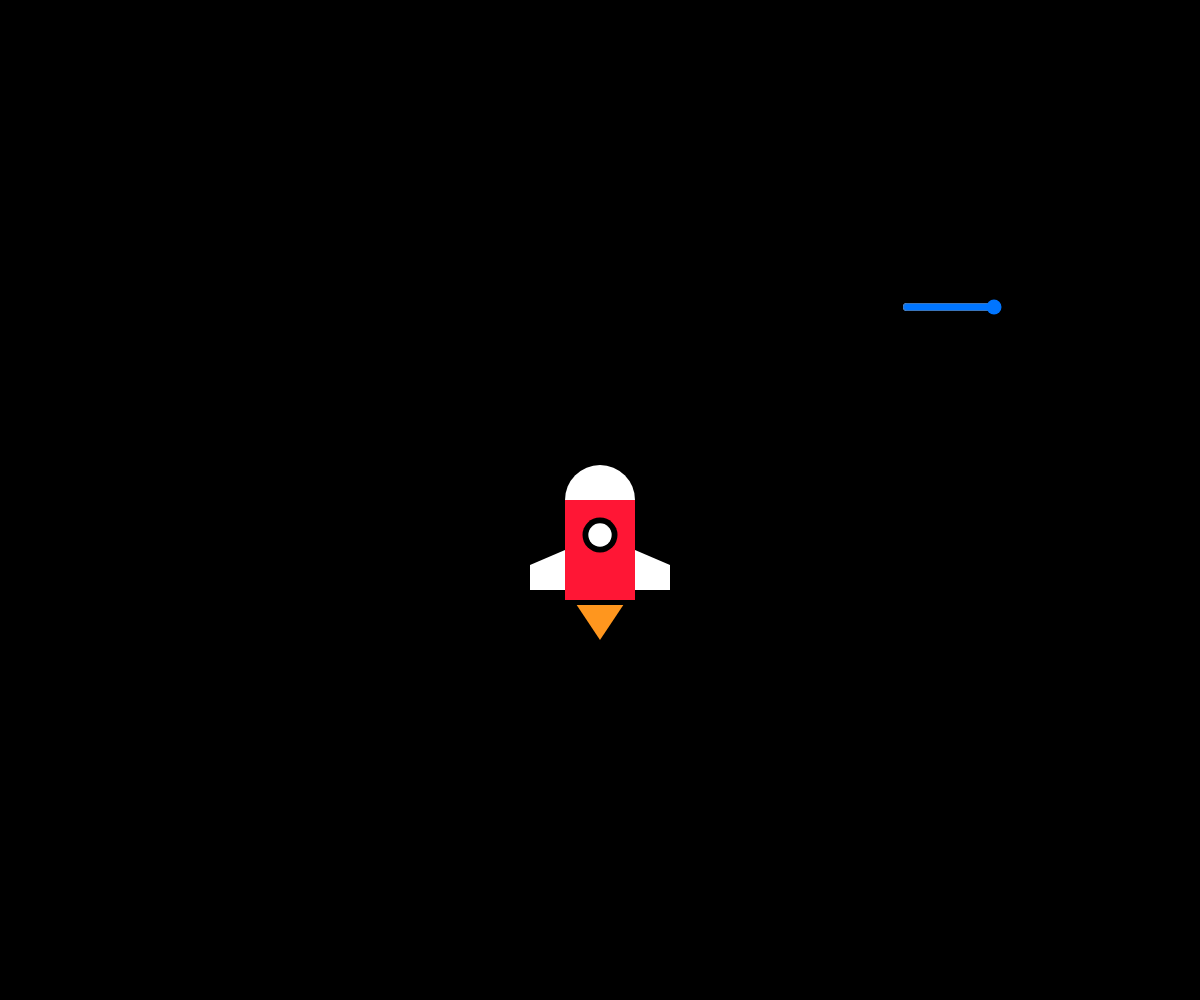
Frame 1 (no input)
Frame 60 (no input): identical to frame 1, image omitted
Frame 120 (the mouse pressed at the canvas centre since frame 60): identical to frame 1, image omitted

The p5.js sketch that drew this single still picture (run headless with seeded random() and noise() and a simulated clock; from frame 60 on, the mouse is pressed at the canvas centre):

// p5.js sketch
// ── sketch.js
var w = 70
var h = 70
// var X = 700
// var Y = 500
var launchSlider = 500;

function setup() {
	createCanvas(windowWidth, windowHeight);
	background(0);

	launchSlider = createSlider(0, 500, 500);
	launchSlider.position (900, 300);
	launchSlider.size (100, 10);
}


function draw() {
	var launchNumber = launchSlider.value();
	rocket (width/2, launchSlider.value());
	
}

function rocket (X,Y) {
	background (0);
	fill (255)
	noStroke();
	ellipse (X,launchSlider.value(),w,h);
	quad (X-w/2, launchSlider.value()+90, X-w/2, launchSlider.value()+50, X-w, launchSlider.value()+65, X-w, launchSlider.value()+90);
	quad (X+w/2, launchSlider.value()+90, X+w/2, launchSlider.value()+50, X+w, launchSlider.value()+65, X+w, launchSlider.value()+90);

	fill (255, 22, 53);
	quad (X-w/2, launchSlider.value(), X+w/2, launchSlider.value(), X+w/2, launchSlider.value()+100, X-w/2, launchSlider.value()+100);
	
	fill (0);
	ellipse (X, launchSlider.value()+h/2, w/2, h/2);
	fill (255);
	ellipse (X, launchSlider.value()+h/2, w/3, h/3);
	
	fill (255, 150, 30);
	triangle (X-w/3, launchSlider.value()+105, X+w/3, launchSlider.value()+105, X, launchSlider.value()+140);
	
}
